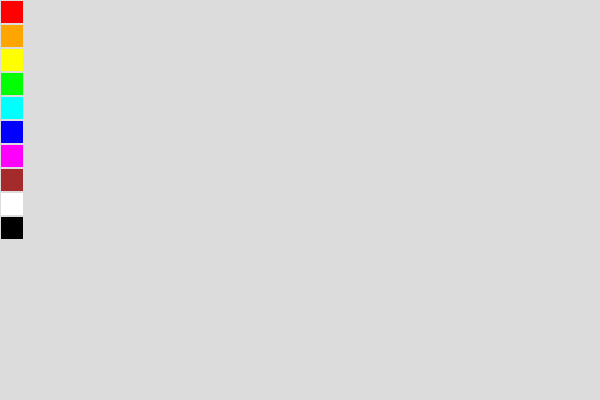
Frame 1 (no input)
Frame 60 (no input): identical to frame 1, image omitted
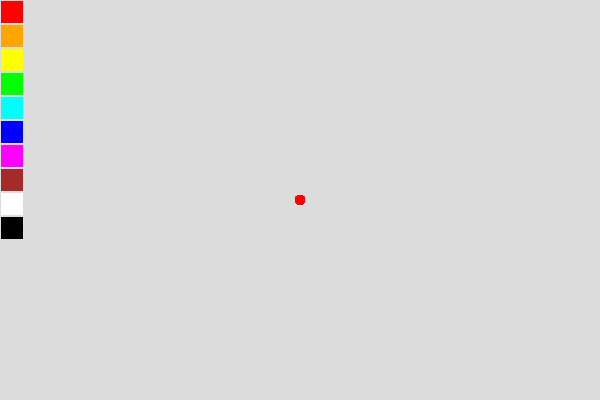
Frame 120 (the mouse pressed at the canvas centre since frame 60)

The p5.js sketch that drew these frames (run headless with seeded random() and noise() and a simulated clock; from frame 60 on, the mouse is pressed at the canvas centre):

// p5.js sketch
// ── sketch.js

const colorWidth = 24;
const colorHeight = 24;
var selectedColor = 0;
var drawing = false;
var lastX = 0;
var lastY = 0;
const colors = [
  'red',
  'orange',
  'yellow',
  'lime',
  'cyan',
  'blue',
  'magenta',
  'brown',
  'white',
  'black'
];

function setup() {
  createCanvas(600, 400);
  background(220);
}

function draw() {

  // Draw the line.
  if (drawing) {
    strokeWeight(10);
    stroke(colors[selectedColor]);
    line(lastX, lastY, mouseX, mouseY);
    lastX = mouseX;
    lastY = mouseY;
  }

  for (let iColor = 0; iColor < colors.length; iColor++)
  {
    strokeWeight(0);
    fill(colors[iColor]);
    const margin = 1;
    rect(margin, iColor * colorHeight + margin, colorWidth - margin * 2, colorHeight - margin * 2);
  }
}

function mousePressed() {
  if (mouseX < colorWidth) {
    let colorIdx = Math.floor(mouseY / colorHeight);
    if (colorIdx < colors.length) {
      selectedColor = colorIdx;
      return;
    }
  }

  // Fallback. Begin drawing.
  drawing = true;
  lastX = mouseX;
  lastY = mouseY;
}

function mouseReleased() {
  drawing = false;
}
